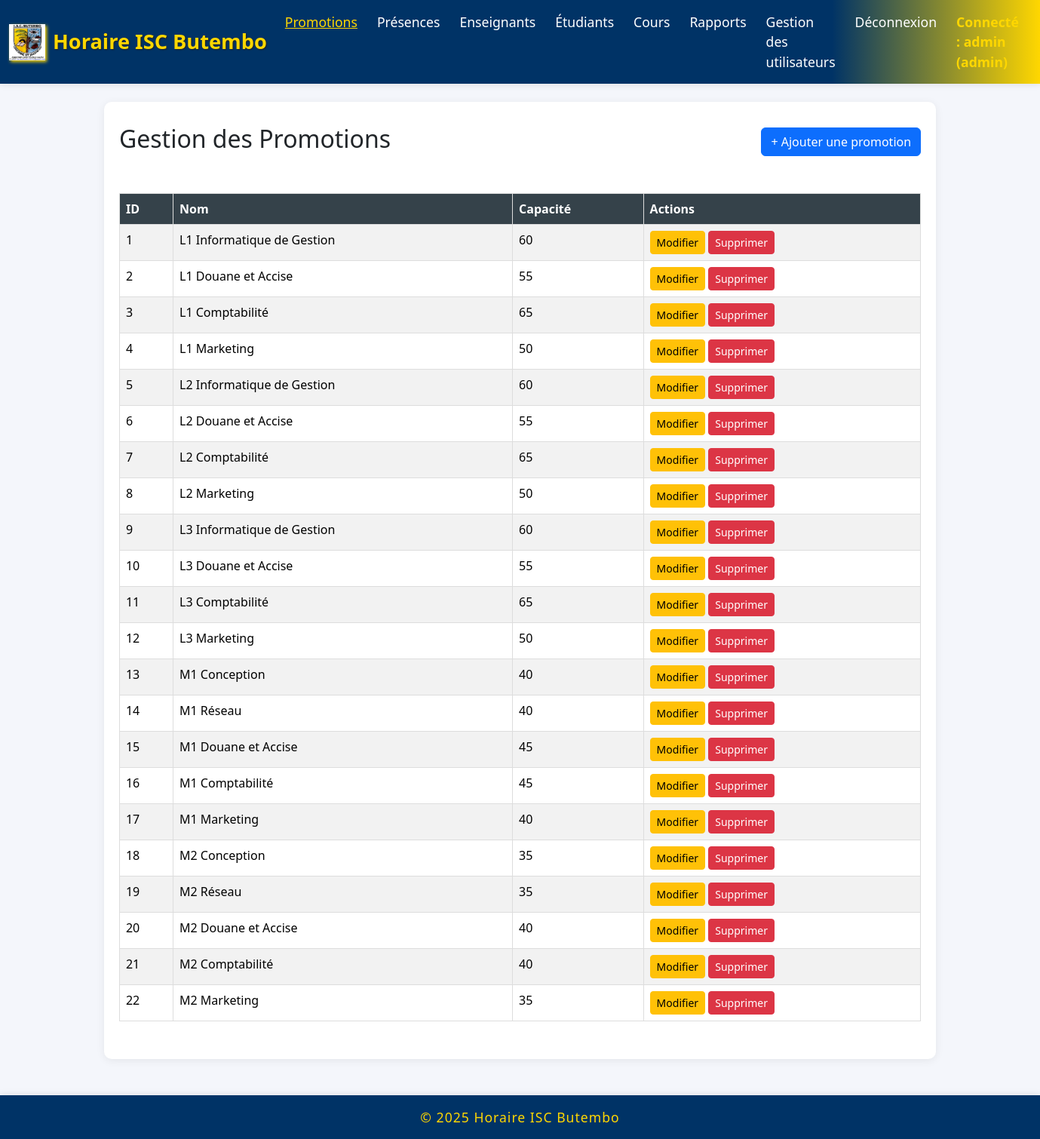
The page /auditoires (signed in) on the database its author committed.
### models/__init__.py (models this page shows)
class Auditoire(db.Model):
    __tablename__ = 'auditoire'
    id = db.Column(db.Integer, primary_key=True)
    nom = db.Column(db.String(100), nullable=False)
    capacite = db.Column(db.Integer, nullable=True)

### app.py (the view)
@app.route('/auditoires')
def auditoires():
    if 'username' not in session:
        return redirect(url_for('home'))
    auditoires = Auditoire.query.all()
    return render_template('auditoires.html', auditoires=auditoires)

### templates/auditoires.html (shortened to what this page needs)
{% extends "base.html" %}
{% block content %}
<div class="d-flex justify-content-between align-items-center mb-4">
    <h2>Gestion des Promotions</h2>
    <a href="{{ url_for('ajouter_auditoire') }}" class="btn btn-primary">+ Ajouter une promotion</a>
</div>
<div class="table-responsive">
    <table class="table table-striped table-hover">
        <thead class="table-dark">
            <tr>
                <th>ID</th>
                <th>Nom</th>
                <th>Capacité</th>
                <th>Actions</th>
            </tr>
        </thead>
        <tbody>
            {% for auditoire in auditoires %}
            <tr>
                <td>{{ auditoire.id }}</td>
                <td>{{ auditoire.nom }}</td>
                <td>{{ auditoire.capacite or 'Non spécifiée' }}</td>
                <td>
                    <a href="{{ url_for('modifier_auditoire', id=auditoire.id) }}" class="btn btn-warning btn-sm">Modifier</a>
                    <a href="{{ url_for('supprimer_auditoire', id=auditoire.id) }}" class="btn btn-danger btn-sm" onclick="return confirm('Êtes-vous sûr de vouloir supprimer cet auditoire ?')">Supprimer</a>
                </td>
            </tr>
            {% endfor %}
        </tbody>
    </table>
</div>
{% endblock %}

### static/style.css (style rules this page uses)
body { font-family: Arial, sans-serif; margin: 0; padding: 0; background-color: #f4f4f4; }
.table { width: 100%; border-collapse: collapse; margin: 20px 0; }
.table th, .table td { border: 1px solid #ddd; padding: 8px; }
.table th { background-color: #35424a; color: white; }
.table tr:nth-child(even) { background-color: #f2f2f2; }

### templates/base.html (style rules this page uses)
body { background-color: #f4f6fb; font-family: 'Segoe UI', Arial, sans-serif; }

### rows shown on the page
Auditoire: id "1", nom "L1 Informatique de Gestion", capacite "60"
Auditoire: id "2", nom "L1 Douane et Accise", capacite "55"
Auditoire: id "3", nom "L1 Comptabilité", capacite "65"
Auditoire: id "4", nom "L1 Marketing", capacite "50"
Auditoire: id "5", nom "L2 Informatique de Gestion", capacite "60"
Auditoire: id "6", nom "L2 Douane et Accise", capacite "55"
Auditoire: id "7", nom "L2 Comptabilité", capacite "65"
Auditoire: id "8", nom "L2 Marketing", capacite "50"
Auditoire: id "9", nom "L3 Informatique de Gestion", capacite "60"
Auditoire: id "10", nom "L3 Douane et Accise", capacite "55"
Auditoire: id "11", nom "L3 Comptabilité", capacite "65"
Auditoire: id "12", nom "L3 Marketing", capacite "50"
Auditoire: id "13", nom "M1 Conception", capacite "40"
Auditoire: id "14", nom "M1 Réseau", capacite "40"
Auditoire: id "15", nom "M1 Douane et Accise", capacite "45"
Auditoire: id "16", nom "M1 Comptabilité", capacite "45"
Auditoire: id "17", nom "M1 Marketing", capacite "40"
Auditoire: id "18", nom "M2 Conception", capacite "35"
Auditoire: id "19", nom "M2 Réseau", capacite "35"
Auditoire: id "20", nom "M2 Douane et Accise", capacite "40"
Auditoire: id "21", nom "M2 Comptabilité", capacite "40"
Auditoire: id "22", nom "M2 Marketing", capacite "35"

### other values the page prints
{{ session.username }} "admin"
{{ session.role }} "admin"
